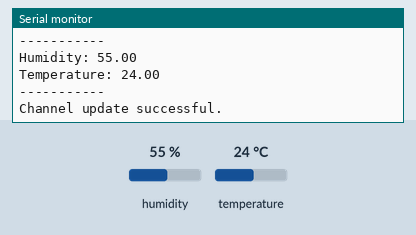
The sketch below on a simulated ESP8266 (NodeMCU). Shown: the last lines printed to the serial monitor. Inputs (shaded band) come from the test bench; at power-on: humidity 55 %, temperature 24 °C. WiFi joins after 1.5 s; servers stay silent unless stated.

Above: at 18.0 s.
18.1 s: humidity set to 22 %
At 18.53 s:
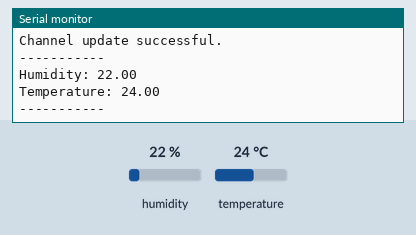
31.8 s: temperature set to 12 °C
At 35.3 s:
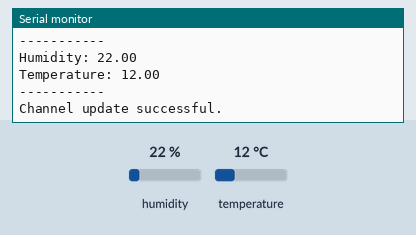
45.5 s: humidity set to 40 %
At 51.15 s:
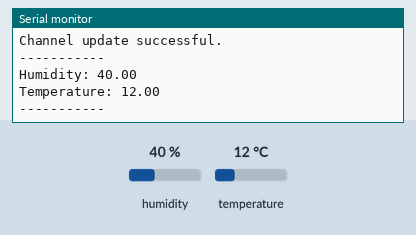
Timing chart, 0 to 52.6 s (numbered marks = the images above; inputs shaded):
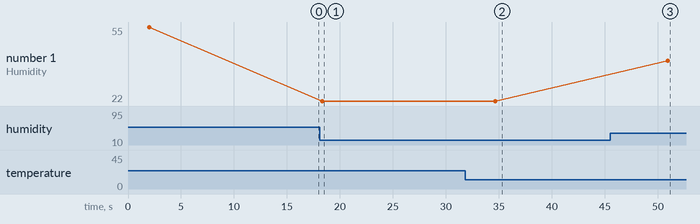

The sketch:

sketch.ino
```cpp
#include <ESP8266WiFi.h>
#include <ThingSpeak.h>
#include "DHTesp.h"

char ssid[] = "Riyaz";
char pass[] = "12344321";
WiFiClient client;
unsigned long myChannelNumber = 2516343;
const char * myWriteAPIKey = "V4Z10JCNUTAUA0Q1";
DHTesp dhtSensor;
TempAndHumidity data;
const int DHT_PIN = D2; // Using pin D2 for the DHT11 sensor

int statusCode;

void setup() {
  Serial.begin(115200);
  WiFi.mode(WIFI_STA);
  ThingSpeak.begin(client);
  dhtSensor.setup(DHT_PIN, DHTesp::DHT11); // Configuring DHT11 sensor
}

void loop() {
  connectToWiFi();
  computeData();
  writeData();
  delay(1000);
}

void connectToWiFi(){
  if(WiFi.status() != WL_CONNECTED) {
    Serial.println("Attempting to connect to WiFi");
    WiFi.begin(ssid, pass);
    while(WiFi.status() != WL_CONNECTED) {
      delay(1000);
      Serial.print(".");
    }
    Serial.println("\nConnected to WiFi.");
  }
}

void computeData(){
  data = dhtSensor.getTempAndHumidity();
  Serial.println("-----------");
  Serial.println("Humidity: " + String(data.humidity));
  Serial.println("Temperature: " + String(data.temperature));
  Serial.println("-----------");
}

void writeData(){
  ThingSpeak.setField(1, data.humidity);
  ThingSpeak.setField(2, data.temperature);
  statusCode = ThingSpeak.writeFields(myChannelNumber, myWriteAPIKey);
  if(statusCode == 200) // Successful writing code
    Serial.println("Channel update successful.");
  else
    Serial.println("Problem writing data. HTTP error code: " + String(statusCode));
  delay(15000); // Data to be uploaded every 15 seconds
}
```

Measured:
- after the input at 18.1 s, the serial monitor: prints a new line after 0.22 s (image 1)
- after the input at 31.8 s, the serial monitor: prints a new line after 2.8 s (image 2)
- after the input at 45.5 s, the serial monitor: prints a new line after 5.4 s (image 3)
- plotted number 1: 55 → 22 after the input at 18.1 s, 22 → 40 after the input at 45.5 s
